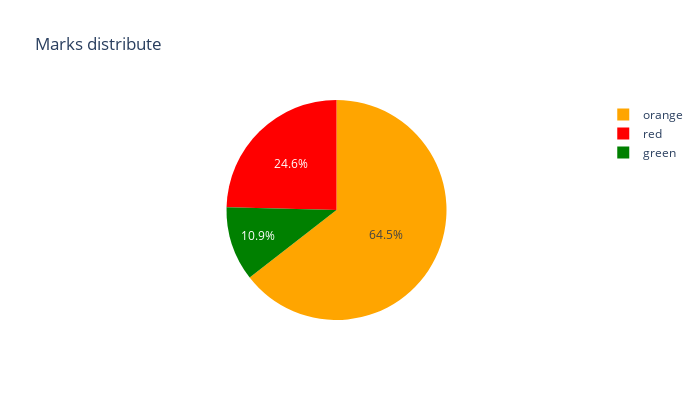

Notebook source saved alongside this figure:
### Markdown cell above
### data embalance check

### Code cell
print("The number of samples in the class 'red' : " , df['تصنيف'][df['تصنيف'] == "أحمر"].count())
print("The number of samples in the class 'orange' : " , df['تصنيف'][df['تصنيف'] == "برتقالي"].count())
print("The number of samples in the class 'green' : " , df['تصنيف'][df['تصنيف'] == "أخضر"].count())

import plotly.express as px

colors = {"red":df['تصنيف'][df['تصنيف'] == "أحمر"].count(), "orange":df['تصنيف'][df['تصنيف'] == "برتقالي"].count(), "green":df['تصنيف'][df['تصنيف'] == "أخضر"].count()}
sorted_colors = dict(sorted(colors.items(), key=lambda x: x[1], reverse=True))

fig = px.pie(values=list(sorted_colors.values()), names=list(sorted_colors.keys()), width=700, height=400, color_discrete_sequence=list(sorted_colors.keys()), title="Marks distribute")

fig.show()

### Figure 1 — Plotly figure (JSON) as saved in the notebook; plotly's stock layout.template omitted (floating-point values rounded to 4 significant figures)
{"data": [{"domain": {"x": [0, 1], "y": [0, 1]}, "hovertemplate": "label=%{label}<br>value=%{value}<extra></extra>", "labels": ["orange", "red", "green"], "legendgroup": "", "name": "", "showlegend": true, "type": "pie", "values": [1612, 615, 273]}], "layout": {"height": 400, "legend": {"tracegroupgap": 0}, "piecolorway": ["orange", "red", "green"], "title": {"text": "Marks distribute"}, "width": 700}}
